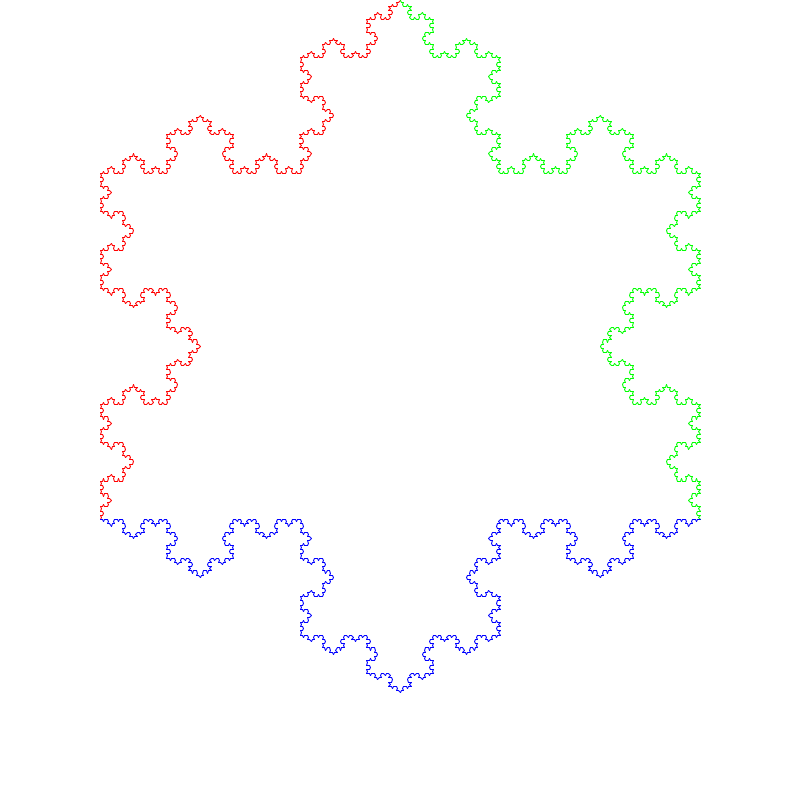
Frame 1 (no input)
Frame 60 (the mouse pressed at the canvas centre just before this capture): identical to frame 1, image omitted
Frame 120 (the mouse held since frame 60 and released just before this capture): identical to frame 1, image omitted

The Processing sketch that drew this single still picture (run headless with seeded random() and noise(); from frame 60 on, the mouse is pressed at the canvas centre):

// Processing sketch: E8_2KochSnowflake
// ── E8_2KochSnowflake.pde
//SAm Nosenzo
//8/27/15
//Nature of Code 8.4
//Koch Curves


ArrayList<KochLine> line1;
ArrayList<KochLine> line2;
ArrayList<KochLine> line3;

void setup() {
  size(800, 800);
  
  line1 = new ArrayList<KochLine>();
  line2 = new ArrayList<KochLine>();
  line3 = new ArrayList<KochLine>();

  PVector top = new PVector (width/2, 0);
  PVector right = new PVector (top.x + cos(-PI/3)*600, top.y - 600*sin(-PI/3));
  PVector left = new PVector(top.x - cos(-PI/3)*600, top.y - 600*sin(-PI/3));


  line1.add(new KochLine(top, left));
  
  line2.add(new KochLine(right, top));
  line3.add(new KochLine(left, right));
  
  for (int i = 0; i < 5; i++) {
    generate();
  }
}

void draw() {
  background(255);
  for (KochLine l : line1) {
    stroke(255, 0, 0);
    l.display();
  }
  
  for (KochLine l : line2) {
    stroke(0, 255, 0);
    l.display();
  }
  
  for (KochLine l : line3) {
    stroke(0, 0, 255);
    l.display();
  }
  
}

void generate() {
  ArrayList next1 = new ArrayList<KochLine>();

  for (KochLine l : line1) {
    PVector a = l.kochA();
    PVector b = l.kochB();
    PVector c = l.kochC();
    PVector d = l.kochD();
    PVector e = l.kochE();




    next1.add(new KochLine(a, b));
    next1.add(new KochLine(b, c));
    next1.add(new KochLine(c, d));
    next1.add(new KochLine(d, e));
  }

  line1 = next1;
  
  //line 2
  
  ArrayList next2 = new ArrayList<KochLine>();

  for (KochLine l : line2) {
    PVector a = l.kochA();
    PVector b = l.kochB();
    PVector c = l.kochC();
    PVector d = l.kochD();
    PVector e = l.kochE();




    next2.add(new KochLine(a, b));
    next2.add(new KochLine(b, c));
    next2.add(new KochLine(c, d));
    next2.add(new KochLine(d, e));
  }

  line2 = next2;
  
  //line 3
  
 ArrayList next3 = new ArrayList<KochLine>();

  for (KochLine l : line3) {
    PVector a = l.kochA();
    PVector b = l.kochB();
    PVector c = l.kochC();
    PVector d = l.kochD();
    PVector e = l.kochE();




    next3.add(new KochLine(a, b));
    next3.add(new KochLine(b, c));
    next3.add(new KochLine(c, d));
    next3.add(new KochLine(d, e));
  }

  line3 = next3;
}


// ── KochLine.pde
class KochLine {
  PVector start;
  PVector end;
  
  KochLine(PVector a, PVector b){
    start = a.get();
    end = b.get();
  }
  
  void display(){
    //stroke(0);
    line(start.x, start.y, end.x, end.y);
  }
  
  PVector kochA(){
    PVector A = start.get();
    return A;
  }
  
  PVector kochB(){
    PVector B = PVector.sub(end, start);
    B.div(3);
    B.add(start);
    return B; 
    
  }
  
  PVector kochC(){
    PVector C = start.get();
    PVector v = PVector.sub(end, start);
    v.div(3);
    C.add(v);
    
    v.rotate(PI/3);
    C.add(v);
    
    return C;
  }
  
  PVector kochD(){
    PVector D = PVector.sub(end, start);
    D.mult(2/3.0);
    D.add(start);
    return D;
  }
  
  PVector kochE(){
    return end.get();
  }
}
